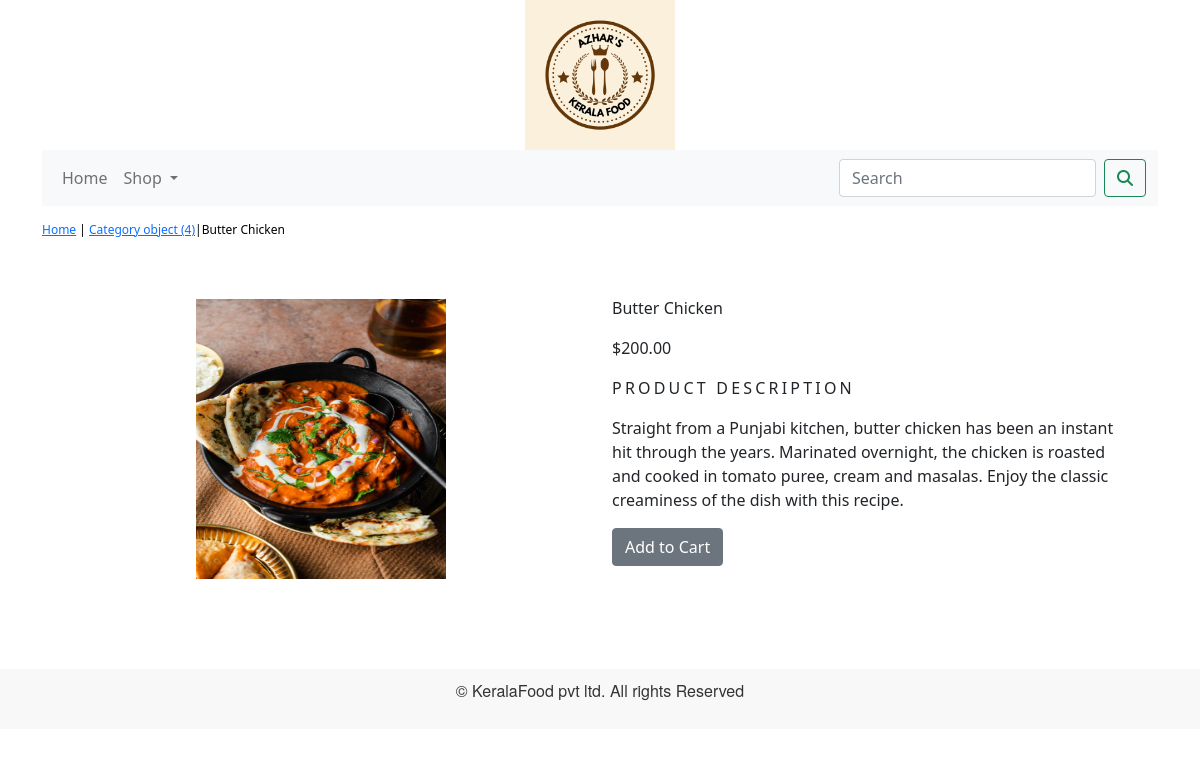
The app's page /shop/chicken/butter-chicken/ with its own data.
### shop/models.py (models this page shows, shortened)
class Product(models.Model):
    name=models.CharField(max_length=250,unique=True)
    slug=models.SlugField(max_length=250, unique=True)
    description=models.TextField(blank=True)
    price=models.DecimalField(max_digits=10,decimal_places=2)
    category=models.ForeignKey(Category,on_delete=models.CASCADE)
    image=models.ImageField(upload_to='product',blank=True)
    stock=models.IntegerField()
    available=models.BooleanField(default=True)
    created=models.DateTimeField(auto_now_add=True)
    update=models.DateTimeField(auto_now=True)
    class Meta:
        ordering=['name']
        verbose_name='product'
        verbose_name_plural='products'

class Category(models.Model):
    name=models.CharField(max_length=250,unique=True)
    slug=models.SlugField(max_length=250,unique=True)
    description=models.TextField(blank=True)
    image=models.ImageField(upload_to='category',blank=True)
    def get_url(self):
        return reverse('shop:products_by_category', args=[self.slug])
    class Meta:
        ordering=['name']
        verbose_name='category'
        verbose_name_plural='categories'

### shop/views.py (the view)
# urls.py: path('<slug:c_slug>/<slug:product_slug>/', views.proDetail, name='prodCatDetail')
def proDetail(request,c_slug,product_slug):
    try:
        product=Product.objects.get(category__slug=c_slug,slug=product_slug)
    except Exception as e:
        raise  e
    return render(request,'product.html',{'product':product})

### cart/context_processors.py (called while the page is built)
def counter(request):
    item_count=0
    if'admin' in request.path:
        return {}
    else:
        try:
            cart=Cart.objects.filter(cart_id=cart_id(request))
            car_items=CartItem.objects.all().filter(cart=cart[:1])
            for cart_item in car_items:
                item_count += cart_item.quantity
        except Cart.DoesNotExist:
            item_count=0
        return dict(item_count=item_count)

### cart/views.py (called while the page is built)
def cart_id(request):
    cart=request.session.session_key
    if not cart:
        cart=request.session.create()
    return cart

### shop/context_processors.py (called while the page is built)
def menu_links(request):
    links=Category.objects.all()
    return dict(links=links)

### template/product.html (shortened to what this page needs)
{% extends 'base.html' %}
{% load static %}
{% block content %}
<div class="row my_prod_row_class">
    <div class="mx_auto">
        <p> <a href="{% url 'shop:allProdCat' %}">Home</a> | <a href="{{product.category.get_url}}">{{product.category}}</a>|{{product.name}}</p>
    </div>
</div>
<div class="container">
<br>
<div class="row">
    <div class="col-12 col-sm-12 col-md-12 col-lg-6 text-center">
        <div style="min-width:18rem;">
            <img src="{{product.image.url}}" alt="{{product.name}}" width="250px;" height="280px;">
        </div>
    </div>
    <div class="col-12 col-sm-12 col-md-12 col-lg-6">
        <div>
        <h1 class="my_prod_title">{{product.name}}</h1>
        <p>${{product.price}}</p>
        <p class="my_title"> Product Description</p>
        <p class="text-justify my_prod_text">{{product.description}}</p>
        {% if product.stock <= 0 %}
        <p class="text-justify my_prod_text"><b>Out of Stock</b></p>
        {% else %}
        <a class="btn btn-secondary" href="{% url 'cart:add_cart' product.id %}">Add to Cart</a>
        {% endif %}
    </div>
</div>
</div>
</div>
{% endblock %}

### static/css/custom.css (style rules this page uses)
body { font-family: 'Roboto', sans-serif; }
.my_title { font-size:16px; text-transform:uppercase; letter-spacing:.2em; }
.my_prod_row_class { padding-top:15px; padding-bottom:20px; }
.my_prod_row_class .mx_auto { color:#000; font-size:12px; text-decoration:none; }
.my_prod_title { font-size:16px; text_transform:uppercase; letter-spacing:.2em padding-top:15px; padding-bottom:10px; }
.my_prod_text { padding-right:20px; }

### records on screen
Product: category "Category object (4)", name "Butter Chicken", image (picture), price "200.00", description "Straight from a Punjabi kitchen, butter chicken has been an instant hit through the years. Marinated overnight, the chicken is roasted and cooked in tomato puree, cream and masalas. Enjoy the classic creaminess of the dish with this recipe."
